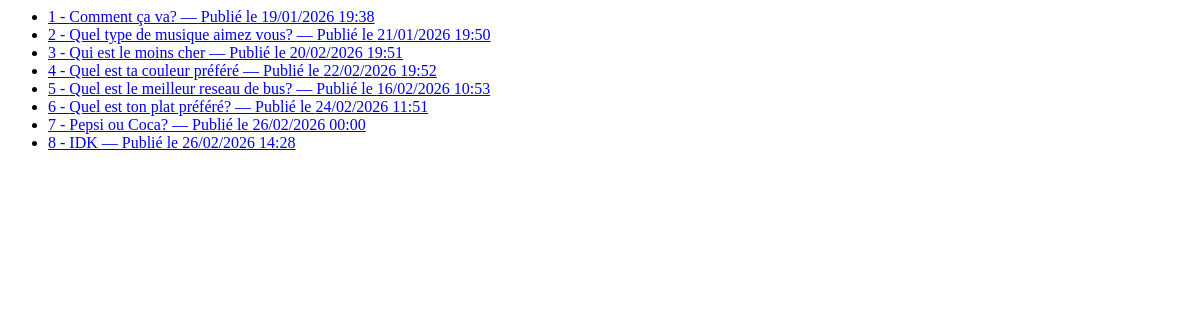
The app's page /polls/all, older data.
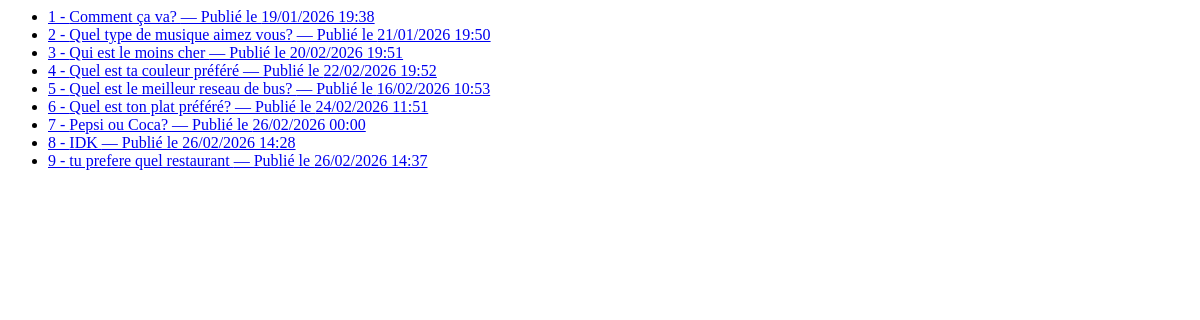
The same page, newer data.
### question_app/models.py (models this page shows, shortened)
class Question(models.Model):
    question_text = models.CharField(max_length=200)
    pub_date = models.DateTimeField('date published')

### question_app/views.py (the view)
# urls.py: path('polls/all', views.showall, name='showall'),
def showall(request):
    question_list = Question.objects.all()  # last 5 questions
    context = {'question_list': question_list}
    return render(request, 'question_app/showall.html', context)

### question_app/templates/question_app/showall.html
<ul>
{% for question in question_list %}
    <li> <a href="{{ question.id }}/frequency">{{ question.id }} - {{ question.question_text }} — Publié le {{ question.pub_date|date:"d/m/Y H:i" }}</a></li>
{% endfor %}
</ul>

Row changes from the older to the newer data that the page shows:
added Question: id "9", question_text "tu prefere quel restaurant", pub_date "26/02/2026 14:37"
